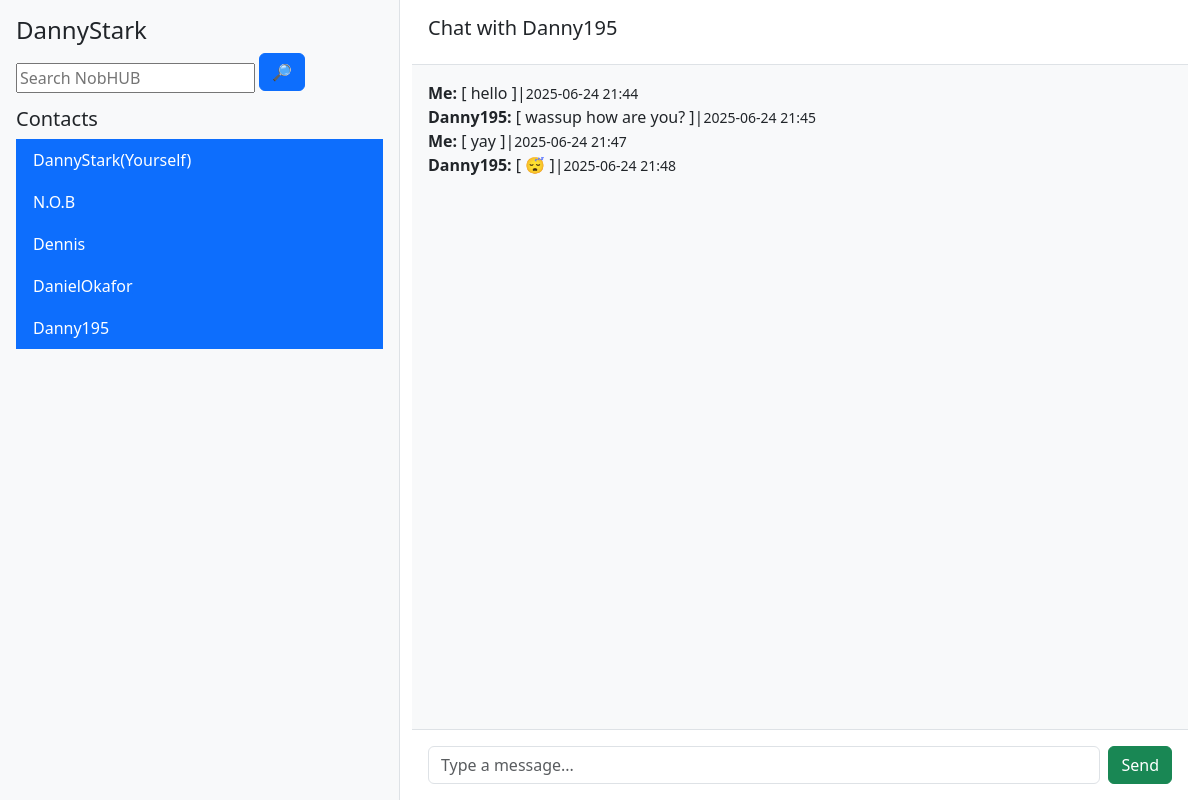
The page /chat/9 (signed in) on the database as committed earlier.
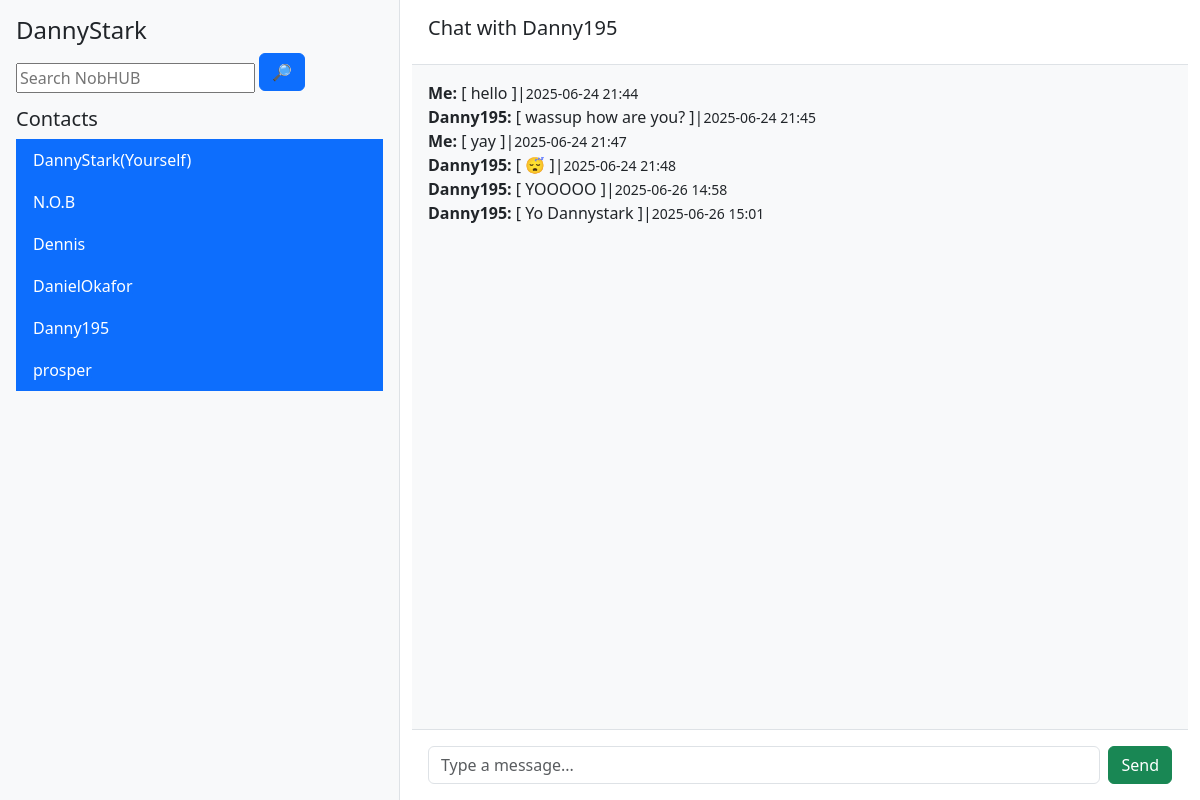
The same page on the database as committed later.
### App/models.py (models this page shows)
class User(UserMixin, nob_db.Model):
    id = nob_db.Column(nob_db.Integer, primary_key=True)
    username = nob_db.Column(nob_db.String(20), nullable=False)
    user_number = nob_db.Column(nob_db.String(200), nullable=False)
    user_email = nob_db.Column(nob_db.String(100), nullable=False)
    user_password_hash = nob_db.Column(nob_db.String(200), nullable=False)
    user_image_path =  nob_db.Column(nob_db.String(200), nullable=False)
    user_contacts = nob_db.relationship('Contacts', backref='owner_user', lazy=True, primaryjoin="User.id==Contacts.user_id", overlaps="actual_contact_user") # A two way relationship between the user and their contacts and messages
    user_messages_sent = nob_db.relationship('Messages', backref='sender_user', lazy=True, primaryjoin="User.id==Messages.user_id", overlaps="user_messages_received")
    user_messages_received = nob_db.relationship('Messages',backref='recipient_user',lazy=True,primaryjoin="User.id == Messages.contact_id", overlaps="user_messages_sent")

class Contacts(nob_db.Model):
    id = nob_db.Column(nob_db.Integer, primary_key=True)
    user_id = nob_db.Column(nob_db.Integer, nob_db.ForeignKey('user.id'), nullable=False)
    contact_id = nob_db.Column(nob_db.Integer, nob_db.ForeignKey('user.id'), nullable=False)
    contact_name = nob_db.Column(nob_db.String(20), nullable=False)
    contact_number = nob_db.Column(nob_db.String(200), nullable=False)
    contact_image_path =  nob_db.Column(nob_db.String(200), nullable=False)
    actual_contact_user = nob_db.relationship('User', primaryjoin="Contacts.contact_id==User.id", lazy=True, overlaps= "user_contacts, user_messages_sent, user_messages_received")

class Messages(nob_db.Model):
    id = nob_db.Column(nob_db.Integer, primary_key=True)
    user_id = nob_db.Column(nob_db.Integer, nob_db.ForeignKey('user.id'), nullable=False)
    contact_id = nob_db.Column(nob_db.Integer, nob_db.ForeignKey('user.id'), nullable=False)
    message = nob_db.Column(nob_db.Text, nullable=False)
    time = nob_db.Column(nob_db.DateTime, default=datetime.utcnow)

### App/routes.py (the view, shortened to what this page needs)
@routes.route('/chat/<int:id>', methods=['GET', 'POST'])
@login_required
def chat(id):
    contacts = Contacts.query.filter_by(user_id=current_user.id).all()
    user_contacts_entry = Contacts.query.filter_by(id=id, user_id=current_user.id).first_or_404()  # get a table consisting of the contacts associated with a user from the Contacts table
    user_to_chatwith = User.query.get_or_404(user_contacts_entry.contact_id)                     #  get the contact/user to chat with from the users table
    messages = Messages.query.filter(
     or_(
         and_(Messages.user_id == current_user.id, Messages.contact_id == user_to_chatwith.id),
         and_(Messages.user_id == user_to_chatwith.id, Messages.contact_id == current_user.id)
     )).order_by(Messages.time).all()                                                                       #Get user and contacts messages
    print(messages)
    return render_template('chat.html', contacts=contacts, user=current_user, messages=messages,contact=user_contacts_entry, user_to_chatwith=user_to_chatwith)

### App/templates/chat.html
{% extends 'base.html' %}
{% block body %}
<div class="container-fluid">
  <div class="row vh-100">
    <div class="col-md-4 bg-light border-end p-3">
      <h4>{{ user.username }}</h4>
      <div class="search-container">
        <form action="/search" method="GET" class="search-form">
            <input type="text" name="search" id="search" placeholder="Search NobHUB" >
            <button type="submit" class="btn btn-primary mb-3">🔎</button>
        </form>
        </div>
      <h5>Contacts</h5>
      <ul class="list-group">
         {% for contact in contacts %}
        <a href="/chat/{{ contact.id }}"><li class="list-group-item active">{{ contact.contact_name }}</li></a>
        {% endfor %}
      </ul>
    </div>
    <div class="col-md-8 d-flex flex-column">
      <div class="border-bottom p-3">
        <h5>Chat with {{user_to_chatwith.username}}</h5>
      </div>
       {% if messages %}
       <div class="flex-grow-1 overflow-auto p-3" style="background-color:#f8f9fa;">
       {% for message in messages %}
  <div>
    <strong>
      {% if message.user_id== user.id%}
        Me:
        {% endif %}
      {%if message.user_id == user_to_chatwith.id %}
        {{ user_to_chatwith.username}}:
        {% endif %}
    </strong>
      [ {{ message.message }} ]|<small>{{ message.time.strftime('%Y-%m-%d %H:%M') }}</small>
  </div>
{% endfor %}
        </div>
        {% else %}
        <div class="flex-grow-1 overflow-auto p-3" style="background-color:#f8f9fa;">
        <p>No Messages yet. </p>
        </div>
             {% endif %}
      <form action="/chat/{{ contact.id }}" method="POST" class="p-3 border-top d-flex">
        <input type="text" name="user_message" class="form-control me-2" placeholder="Type a message..." required oninvalid="this.setCustomValidity('Can\'t send empty message')" oninput="this.setCustomValidity('')">
        <button type="submit" class="btn btn-success">Send</button>
      </form>
    </div>
  </div>
</div>
{% endblock %}

### App/templates/base.html (shortened to what this page needs)
<!DOCTYPE html>
<html lang="en">
<head>
<link rel="stylesheet", href="{{url_for('static', filename='css/main.css')}}">
<link href="https://cdn.jsdelivr.net/npm/bootstrap@5.3.0/dist/css/bootstrap.min.css" rel="stylesheet">
<body>
 {%block body %} {% endblock %}
</body>
</html>

Rows that differ between the two databases and show on the page:
added Contacts: contact_name "prosper"
added Messages: {{ user_to_chatwith.username }} "Danny195", message "YOOOOO", time "2025-06-26 14:58"
added Messages: {{ user_to_chatwith.username }} "Danny195", message "Yo Dannystark", time "2025-06-26 15:01"
